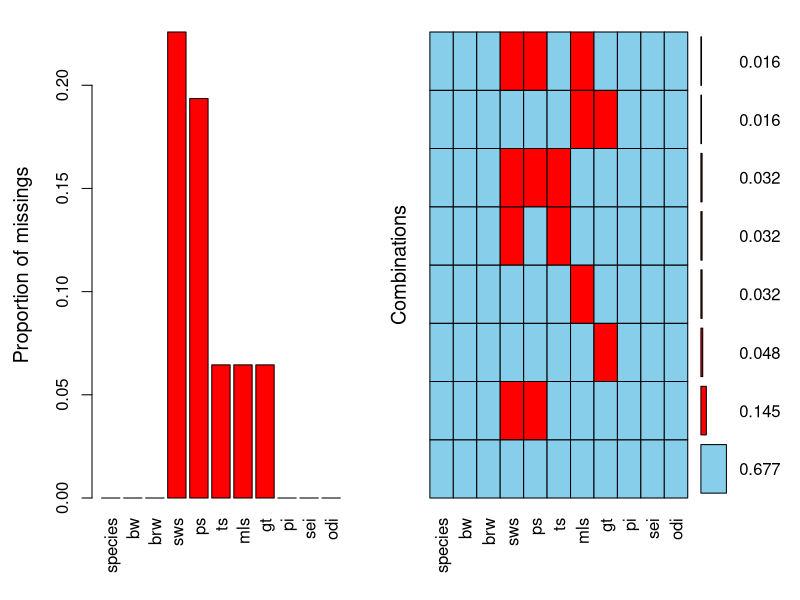
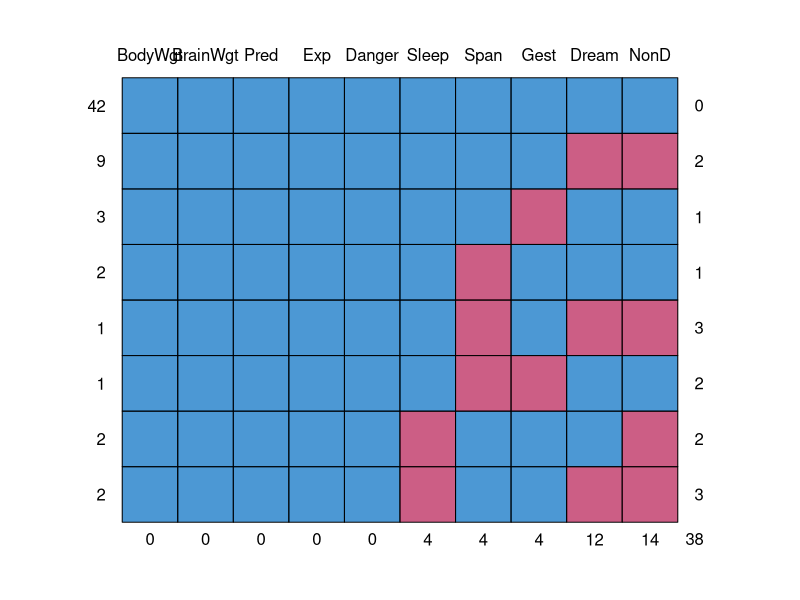
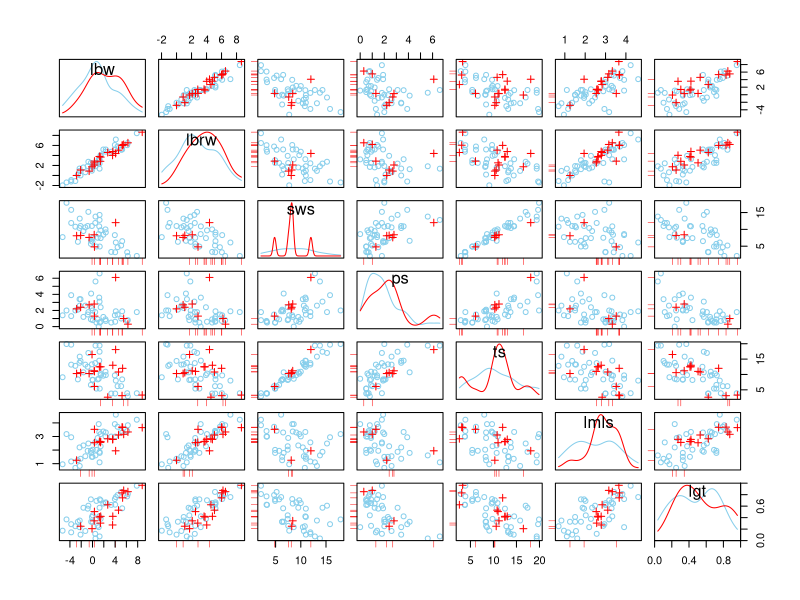
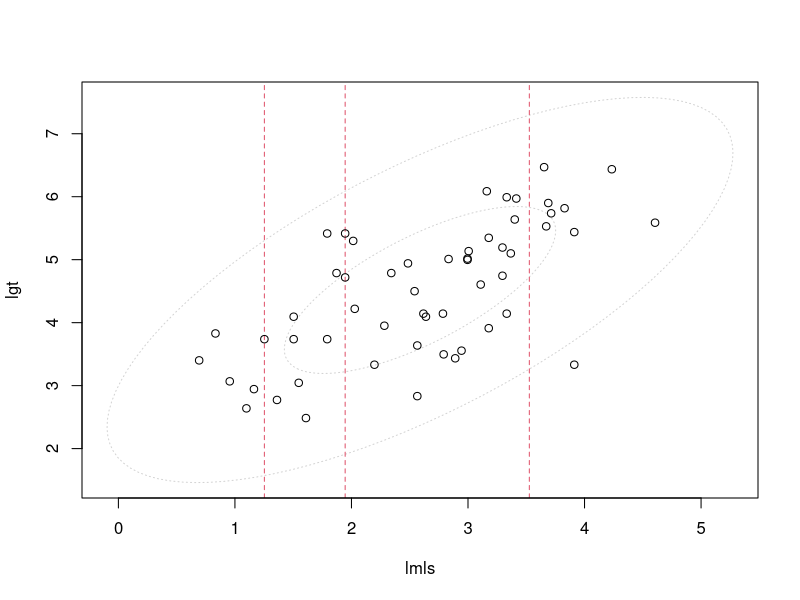
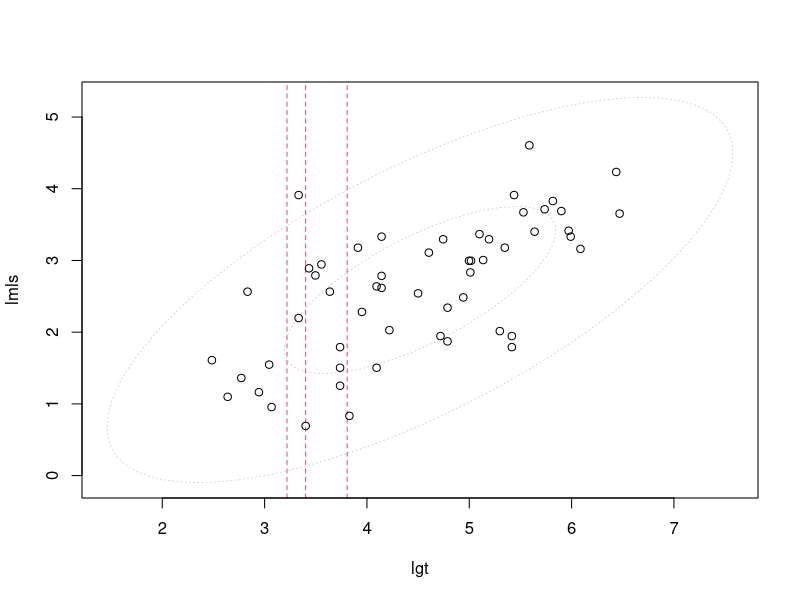
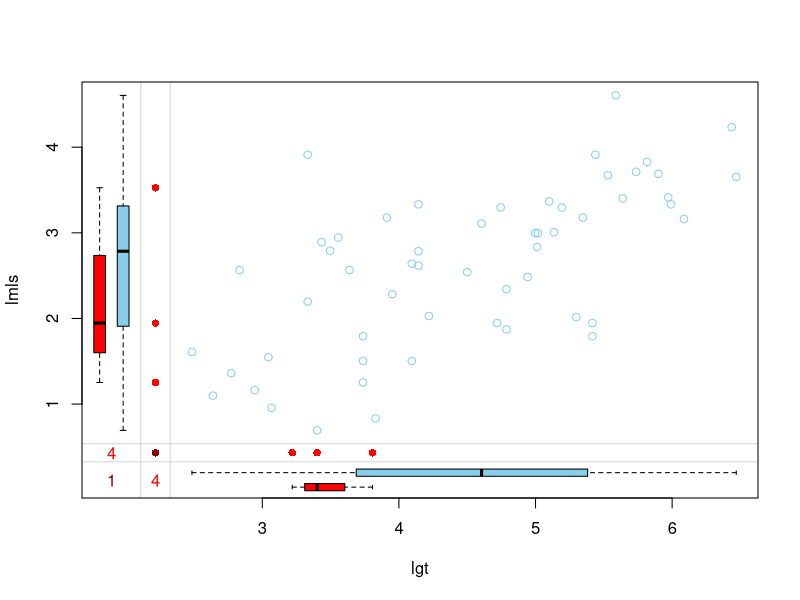
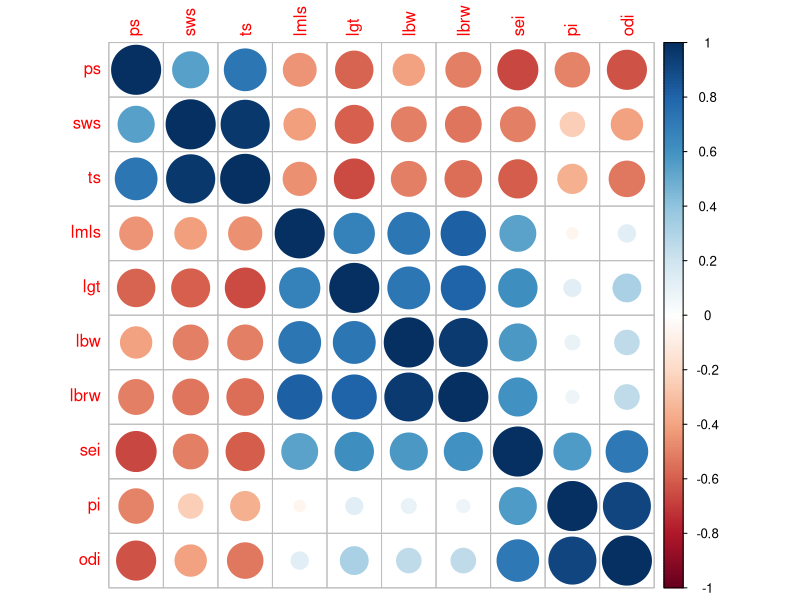
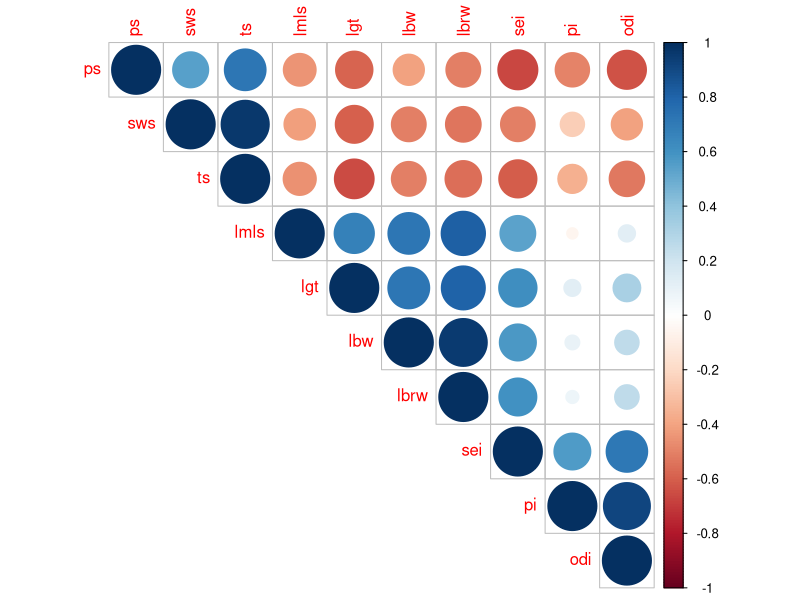

Write R code to recreate these figures, in order.

#ex 1

library(mice)
data(mammalsleep)
?mammalsleep
#Species = nominal, body weight = continuous, brain weight = continuous
#Slow wave = continous, paradox = continuous, total sleep = continous
#max lifespan = continous, gestation time = continuous
#preditation index = ordinal, sleep exposure index = ordinal
#overall danger index = ordinal
View(mammalsleep)

library(VIM)
#x11()
aggr(mammalsleep,numbers=TRUE)
nrow(sleep)

#first column (non binary content) is the count frequency pattern, so 42 have nothing missing
#for example 9 have dreaming and non dreamining missing, 
#2 have lifespan and dream/non dream missing
#1 has total sleep and dreaming/non dreaming missing

#bottom row (non binary content) is the total number within feature missing
#e.g 12 dreaming points missing, 14 non dreaming points missing

#final column (non binary content) is the number of entries
#for this missingness pattern
md.pattern(sleep)
md.pattern(sleep,plot=FALSE)

?md.pairs
#shows where pairs exist, e.g non dreaming and dreaming share 12 pairs of missing data
md.pairs(sleep)

#Ex 2 

mammalsleep[,c(2:3,7:8)]=log(mammalsleep[,c(2:3,7:8)])
names(mammalsleep)=c("species", "lbw", "lbrw", "sws", "ps",
                     "ts", "lmls", "lgt", "pi", "sei", "odi")
#x11()

#will show clusters of missing data (red crosses), perhaps there is some pattern in this?
scattmatrixMiss(mammalsleep[,2:8])

#shows where the variable values for the missing lifespan data is
#also shows the distribution when the data is missing and when it is not
scattMiss(mammalsleep[,c(7,8)],col=1:3)

#shows the variable value for where the missing gestation data is
scattMiss(mammalsleep[,c(8,7)],col=1:3)

?marginplot
#missing data shown in red by the small boxplots?
marginplot(mammalsleep[,c(8,7)])

#unsure why
C=cor(mammalsleep[,2:11],use="pairwise",method="spearman")
round(C,3)

library(corrplot)
library(RColorBrewer)
corrplot(C, order="hclust") #type="upper"
corrplot(C,type="upper" ,order="hclust")

#or plotted in another way
corrplot.mixed(C,order="hclust")

#Ex 3
#select all rows, only for columns 2 till 11 (species not included)

matrixplot(mammalsleep[,2:11])

#flip through plots in the viewer. Unsure how we can determine how these are
#'causing' missingness however

for(i in 1:11){ #this needs to be cumulative, it is only ok for i == 1
  barMiss(mammalsleep[,i:11])
}


#Ex 4
data(tao)
?tao
View(tao)
names(tao)
matrixplot(tao)
aggr(tao)
md.pattern(tao)
md.pairs(tao)
scattmatrixMiss(tao[,1:8])
marginplot(tao[,c(5,6)])
